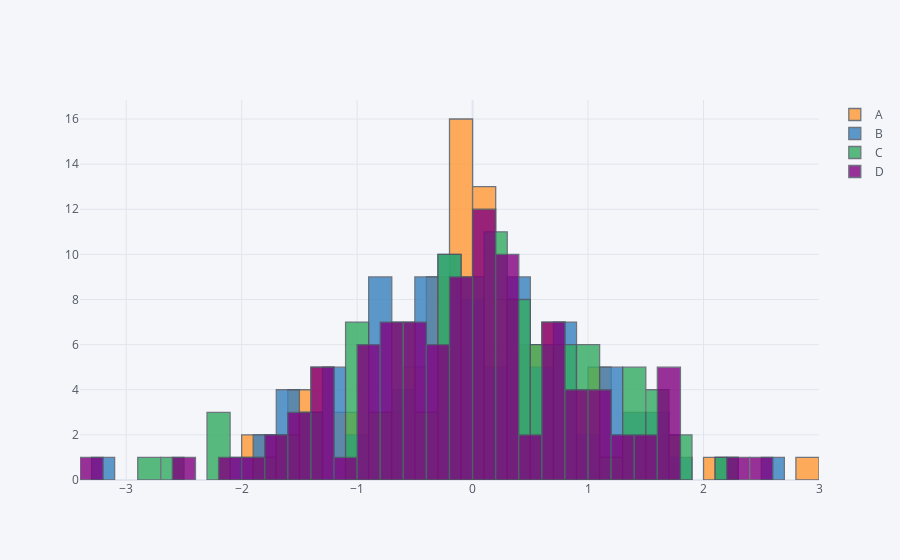

Notebook code cell kept with this figure:
### Code cell
df.iplot(kind = "hist",bins = 30)
